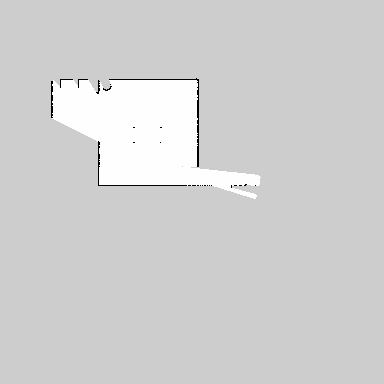
#> input picture test/map.png, 384 x 384 px, found by its file name
$ python test.py
#> lines starting #> are read from the running program, lines starting #| are printed output that depends on the picture
#! /usr/bin/python
# -*- coding: utf-8 -*-
# import rospy
import matplotlib.pyplot as plt
import matplotlib.image as mpimg
import numpy as np
from scipy.spatial import Voronoi,voronoi_plot_2d


png_read=mpimg.imread('/home/khs/Algorithm/test/map.png')
#> png_read is the input picture: shape (384, 384) float32; min 0, max 0.996, mean 0.818
# png_read_1ch = png_read[:,:,0]
mapsize=png_read.shape
#> mapsize = (384, 384)
count=-1
obs_x=[]
obs_y=[]
for width in range(0,mapsize[0]):
    for height in range(0,mapsize[1]):
        if png_read[width][height]==0:
            count=count+1
            obs_x.insert(count,width+1)
            obs_y.insert(count,height+1)
#> after the loop, count = 573; obs_x = 574 values from 79 to 188

arr1=np.array([obs_x,obs_y])
points=np.transpose(arr1)
sizeobs=points.shape
#> sizeobs = (574, 2)

obs_xy=obs_x+obs_y
# print(arr1)
# print(points)
# print(type(points))
vor=Voronoi(points)
# fig=voronoi_plot_2d(vor)
fig=voronoi_plot_2d(vor,show_vertices=True, line_colors='red',line_width=2,line_alpha=0.,point_size=2)
vertices_data=vor.vertices
col=vertices_data.shape
#> col = (944, 2)
pros=np.transpose(vertices_data)
tmp1=pros[0:col[0]][0]
tmp2=pros[0:col[0]][1]
tmp3=[0]*col[0]
#> tmp3 = 944 values from 0 to 0
ver_data=tmp1.tolist()+tmp2.tolist()+tmp3
# print((vertices_data))


plt.show()
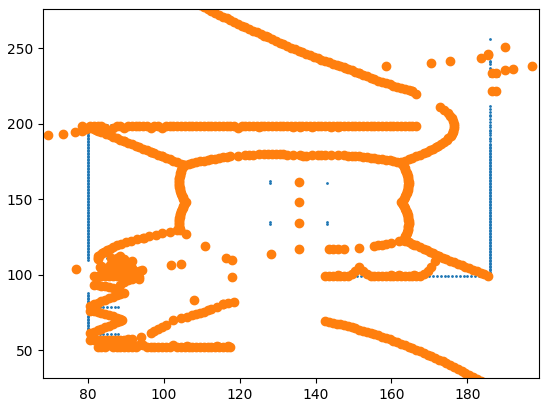
#> figure drawn by matplotlib, 1 panel
